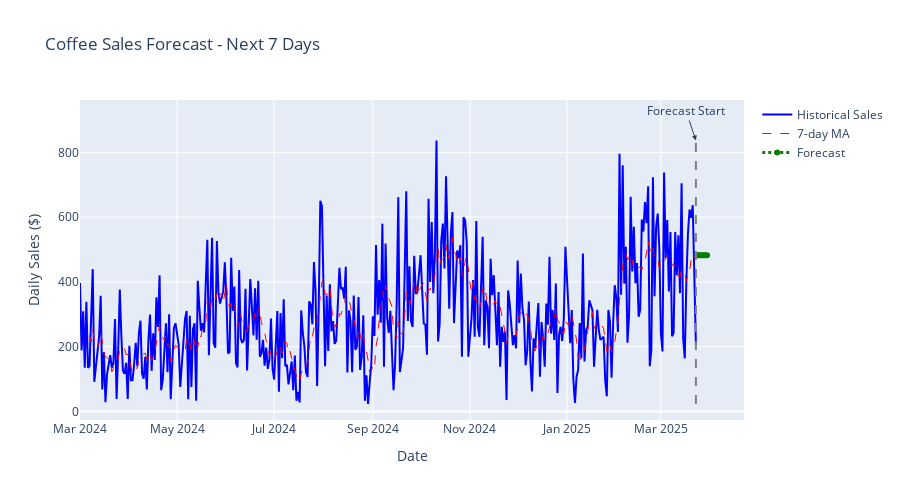

This figure's notebook cell:
### Code cell
# Moving Average Forecasting and Business Insights
print("MOVING AVERAGE FORECASTING:")
print("=" * 40)

# Calculate moving averages
windows = [3, 7, 14]
for window in windows:
    df[f'ma_{window}'] = df['sales'].rolling(window=window).mean()
    df[f'ema_{window}'] = df['sales'].ewm(span=window).mean()

# Simple forecasting using last 7-day average
forecast_horizon = 7
last_7_avg = df['sales'].tail(7).mean()
last_14_avg = df['sales'].tail(14).mean()

# Create forecast dates
last_date = df['date'].max()
forecast_dates = pd.date_range(start=last_date + pd.Timedelta(days=1),
                              periods=forecast_horizon, freq='D')

print("FORECASTING RESULTS:")
print(f"• 7-day average: ${last_7_avg:.0f}")
print(f"• 14-day average: ${last_14_avg:.0f}")
print(f"• Forecast for next 7 days: ${last_7_avg:.0f} per day")
print(f"• Weekly revenue forecast: ${last_7_avg * 7:,.0f}")

# Business insights and recommendations
total_revenue = df['sales'].sum()
total_days = len(df)
growth_rate = ((df['sales'].tail(7).mean() - df['sales'].head(7).mean()) /
               df['sales'].head(7).mean() * 100)

print("\nBUSINESS INSIGHTS:")
print(f"• Total revenue period: ${total_revenue:,.0f}")
print(f"• Average daily revenue: ${df['sales'].mean():,.0f}")
print(f"• Revenue volatility (CV): {df['sales'].std()/df['sales'].mean():.2%}")
print(f"• Growth trend: {growth_rate:+.1f}% from start to end")
weekday_only = weekly_avg.drop(['Saturday', 'Sunday'])
print(f"• Best performing weekday: {weekday_only.idxmax()}")

# Actionable recommendations
print("\nRECOMMENDATIONS:")
print(f"• Optimize staffing for {weekly_avg.idxmax()} (highest sales)")
print(f"• Investigate low performance on {weekly_avg.idxmin()}")
weekend_strategy = ('Premium pricing' if weekend_avg > weekday_avg
                   else 'Promotion campaigns')
print(f"• Weekend strategy needed: {weekend_strategy}")
avg_transactions = df['transaction_count'].mean()
print(f"• Inventory planning: Stock for ~{avg_transactions:.0f} daily transactions")
target_revenue = last_7_avg * 1.1
print(f"• Revenue target: Aim for ${target_revenue:.0f}/day (+10% improvement)")

# Create final forecast visualization
fig = go.Figure()

# Historical data
fig.add_trace(go.Scatter(
    x=df['date'], y=df['sales'],
    mode='lines', name='Historical Sales',
    line={'color': 'blue', 'width': 2}
))

# Moving averages
fig.add_trace(go.Scatter(
    x=df['date'], y=df['ma_7'],
    mode='lines', name='7-day MA',
    line={'color': 'red', 'width': 1, 'dash': 'dash'}
))

# Forecast
forecast_sales = [last_7_avg] * forecast_horizon
fig.add_trace(go.Scatter(
    x=forecast_dates, y=forecast_sales,
    mode='lines+markers', name='Forecast',
    line={'color': 'green', 'width': 3, 'dash': 'dot'}
))

# Add vertical line at forecast start (fix the datetime issue)
fig.add_shape(
    type="line",
    x0=last_date, x1=last_date,
    y0=df['sales'].min(), y1=df['sales'].max(),
    line={'dash': 'dash', 'color': 'gray'}
)

# Add annotation for forecast start
fig.add_annotation(
    x=last_date,
    y=df['sales'].max(),
    text="Forecast Start",
    showarrow=True,
    arrowhead=2
)

fig.update_layout(
    title='Coffee Sales Forecast - Next 7 Days',
    xaxis_title='Date',
    yaxis_title='Daily Sales ($)',
    height=500
)

fig.show()

print("\nTime series analysis complete! Use these insights for:")
print("   Daily operations planning")
print("   Revenue optimization")
print("   Staff scheduling")
print("   Inventory management")

### Figure 1 — Plotly figure (JSON) as saved in the notebook; plotly's stock layout.template omitted (floating-point values rounded to 4 significant figures; data arrays with more than 128 entries replaced by an {"elided": "..."} marker saying what was removed)
{"data": [{"line": {"color": "blue", "width": 2}, "mode": "lines", "name": "Historical Sales", "type": "scatter", "x": {"elided": "381 str values"}, "y": {"elided": "381 float values"}}, {"line": {"color": "red", "dash": "dash", "width": 1}, "mode": "lines", "name": "7-day MA", "type": "scatter", "x": {"elided": "381 str values"}, "y": {"elided": "381 float values"}}, {"line": {"color": "green", "dash": "dot", "width": 3}, "mode": "lines+markers", "name": "Forecast", "type": "scatter", "x": ["2025-03-24T00:00:00.000000000", "2025-03-25T00:00:00.000000000", "2025-03-26T00:00:00.000000000", "2025-03-27T00:00:00.000000000", "2025-03-28T00:00:00.000000000", "2025-03-29T00:00:00.000000000", "2025-03-30T00:00:00.000000000"], "y": [482.6, 482.6, 482.6, 482.6, 482.6, 482.6, 482.6]}], "layout": {"annotations": [{"arrowhead": 2, "showarrow": true, "text": "Forecast Start", "x": "2025-03-23T00:00:00", "y": 836.7}], "height": 500, "shapes": [{"line": {"color": "gray", "dash": "dash"}, "type": "line", "x0": "2025-03-23T00:00:00", "x1": "2025-03-23T00:00:00", "y0": 23.02, "y1": 836.7}], "title": {"text": "Coffee Sales Forecast - Next 7 Days"}, "xaxis": {"title": {"text": "Date"}}, "yaxis": {"title": {"text": "Daily Sales ($)"}}}}
